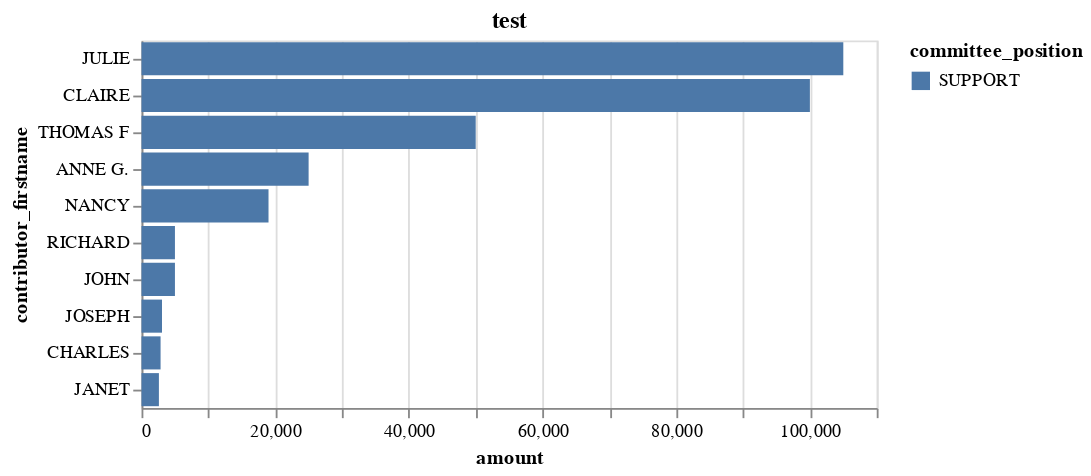

This figure's notebook cell:
### Markdown cell above
### Top Ten Contributors on Prop

### Code cell
topten=merged.groupby(["contributor_state", "contributor_firstname","contributor_lastname", "committee_position"]).amount.sum().reset_index().sort_values("amount", ascending=False).head(10)
alt.Chart(topten).mark_bar().encode(y=alt.Y("contributor_firstname", sort="-x"), x="amount", color="committee_position").properties(title="test")

### Figure 1 — Vega-Lite specification as saved in the notebook (floating-point values rounded to 4 significant figures)
{"config": {"view": {"continuousWidth": 400, "continuousHeight": 300}}, "data": {"name": "data-b1d7ed961529e33d4271eea8398f9b80"}, "mark": "bar", "encoding": {"color": {"type": "nominal", "field": "committee_position"}, "x": {"type": "quantitative", "field": "amount"}, "y": {"type": "nominal", "field": "contributor_firstname", "sort": "-x"}}, "title": "test", "$schema": "https://vega.github.io/schema/vega-lite/v4.8.1.json", "datasets": {"data-b1d7ed961529e33d4271eea8398f9b80": [{"contributor_state": "CA", "contributor_firstname": "JULIE", "contributor_lastname": "PACKARD", "committee_position": "SUPPORT", "amount": 105000.0}, {"contributor_state": "CA", "contributor_firstname": "CLAIRE", "contributor_lastname": "PERRY", "committee_position": "SUPPORT", "amount": 100000.0}, {"contributor_state": "CA", "contributor_firstname": "THOMAS F", "contributor_lastname": "STEYER", "committee_position": "SUPPORT", "amount": 50000.0}, {"contributor_state": "CA", "contributor_firstname": "ANNE G.", "contributor_lastname": "EARHART", "committee_position": "SUPPORT", "amount": 25000.0}, {"contributor_state": "CA", "contributor_firstname": "NANCY", "contributor_lastname": "BURNETT", "committee_position": "SUPPORT", "amount": 19000.0}, {"contributor_state": "CA", "contributor_firstname": "RICHARD", "contributor_lastname": "KOPCHO", "committee_position": "SUPPORT", "amount": 5000.0}, {"contributor_state": "CA", "contributor_firstname": "JOHN", "contributor_lastname": "WEEDEN", "committee_position": "SUPPORT", "amount": 5000.0}, {"contributor_state": "CA", "contributor_firstname": "JOSEPH", "contributor_lastname": "MATTEUCCI", "committee_position": "SUPPORT", "amount": 3060.0}, {"contributor_state": "CA", "contributor_firstname": "CHARLES", "contributor_lastname": "JONAS", "committee_position": "SUPPORT", "amount": 2850.0}, {"contributor_state": "CA", "contributor_firstname": "JANET", "contributor_lastname": "CARTER", "committee_position": "SUPPORT", "amount": 2600.0}]}}
